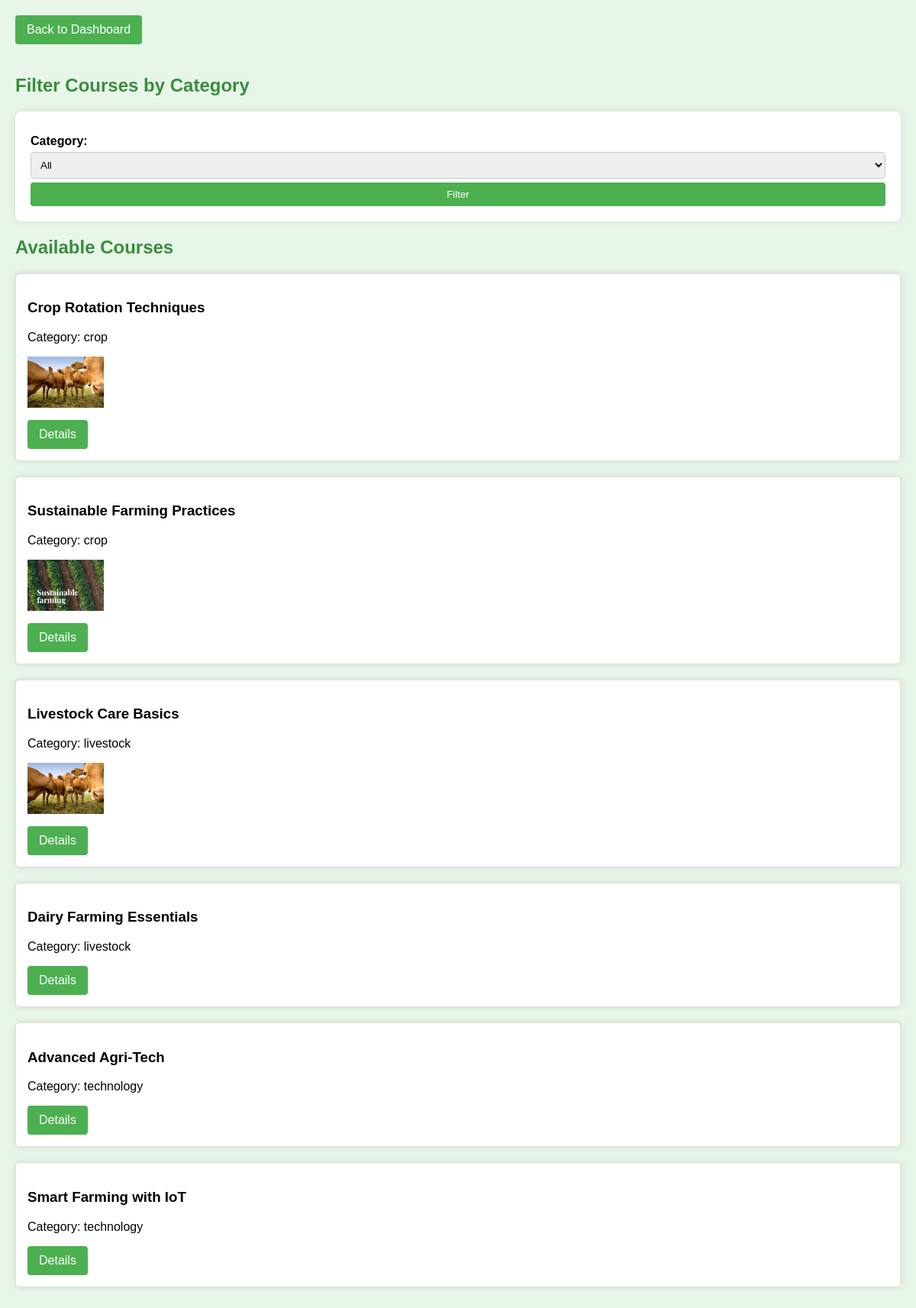
The app's page /view/user_courselist.php (signed in) with its own data.
### tables this page shows
CREATE TABLE `courses` (
  `id` int(11) NOT NULL,
  `title` varchar(255) NOT NULL,
  `description` text NOT NULL,
  `category` varchar(255) NOT NULL,
  `module` varchar(255) DEFAULT NULL,
  `duration` int(11) DEFAULT NULL,
  `price` decimal(10,2) DEFAULT NULL,
  `image` varchar(255) DEFAULT NULL
);

### view/user_courselist.php (the view, shortened to what this page needs)
<?php
require_once '../config/database.php';
$category = isset($_GET['category']) ? $_GET['category'] : '';
$query = "SELECT * FROM courses";
if (!empty($category)) {
    $query .= " WHERE category = ?";
    $stmt = $conn->prepare($query);
    $stmt->bind_param("s", $category);
} else {
    $stmt = $conn->prepare($query);
}
$stmt->execute();
$result = $stmt->get_result();
?>
<!DOCTYPE html>
<html lang="en">
<head>
</head>
<body>
    <a class="back-button" href="user_dashboard.php">Back to Dashboard</a>
    <h2>Filter Courses by Category</h2>
    <form method="GET" action="user_courselist.php">
        <label for="category">Category:</label>
        <select name="category" id="category">
            <option value="">All</option>
        </select>
        <button type="submit">Filter</button>
    </form>
    <h2>Available Courses</h2>
    <?php
    if ($result->num_rows > 0) {
        while ($row = $result->fetch_assoc()) {
            echo "<div class='course-card'>";
            echo "<h3>" . htmlspecialchars($row['title']) . "</h3>";
            echo "<p>Category: " . htmlspecialchars($row['category']) . "</p>";
            if (!empty($row['image'])) {
                echo "<p><img src='../assets/" . htmlspecialchars($row['image']) . "' alt='Course Image'></p>";
            }
            echo "<a class='details-button' href='user_coursedetails.php?id=" . $row['id'] . "'>Details</a>";
            echo "</div>";
        }
    } else {
        echo "<p>No courses found.</p>";
    }
    ?>
</body>
</html>

### view/user_courselist.php (style rules this page uses)
body { font-family: Arial, sans-serif; background-color: #e8f5e9; margin: 0; padding: 20px; }
h1, h2 { color: #388e3c; }
form { margin-bottom: 20px; background-color: #fff; padding: 20px; border-radius: 8px; box-shadow: 0 0 10px rgba(0, 0, 0, 0.1); }
label { display: block; margin-top: 10px; font-weight: bold; }
select, button { width: 100%; padding: 8px; margin-top: 5px; box-sizing: border-box; border: 1px solid #ccc; border-radius: 4px; }
button { background-color: #4caf50; color: white; border: none; cursor: pointer; }
.course-card { border: 1px solid #ddd; padding: 15px; margin-bottom: 20px; border-radius: 5px; background-color: #fff; box-shadow: 0 0 10px rgba(0, 0, 0, 0.1); }
.course-card img { max-width: 100px; height: auto; display: block; margin-bottom: 10px; }
.details-button { display: inline-block; padding: 10px 15px; background-color: #4caf50; color: white; text-decoration: none; border-radius: 4px; transition: background-color 0.3s ease; }
.back-button { display: inline-block; padding: 10px 15px; background-color: #4caf50; color: white; text-decoration: none; border-radius: 4px; transition: background-color 0.3s ease; margin-bottom: 20px; }

### records on screen
courses: title "Crop Rotation Techniques", category "crop", image (picture)
courses: title "Sustainable Farming Practices", category "crop", image (picture)
courses: title "Livestock Care Basics", category "livestock", image (picture)
courses: title "Dairy Farming Essentials", category "livestock"
courses: title "Advanced Agri-Tech", category "technology"
courses: title "Smart Farming with IoT", category "technology"
